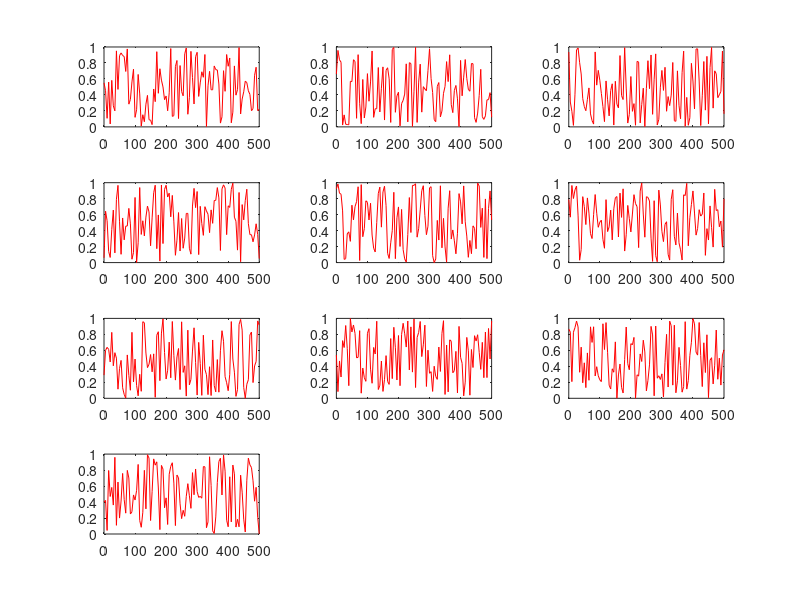

Here is the MATLAB script that generated this plot:
plots = 10;

A = rand(101,plots); x = [0:5:500];

rows = ceil(plots / 3);
cols = 0;

if plots > 3
    cols = 3;
else
    cols = plots;
end

for i = 1:plots
 subplot(rows,cols,i), plot(x, A(:,i), 'r'); 
end